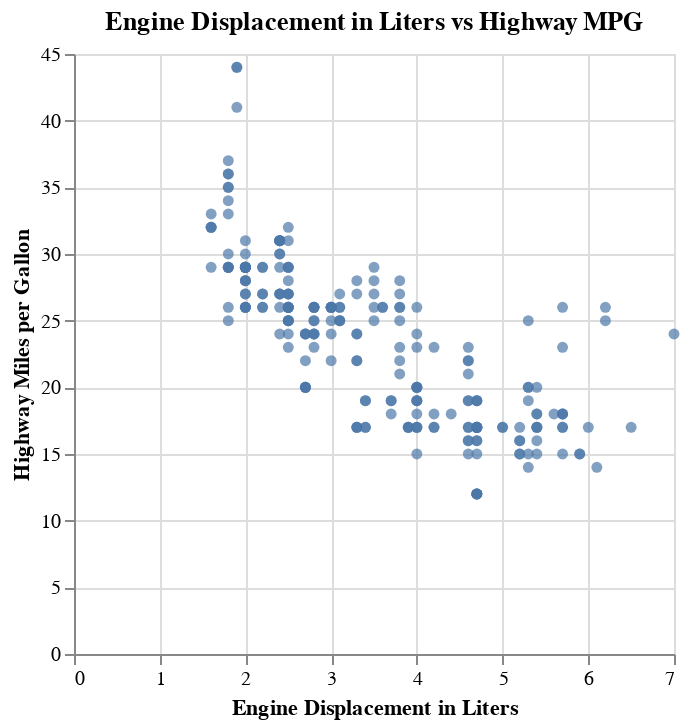

Source (notebook cell):
### Markdown cell above
# Scatter Plot

### Code cell
#Scatter plot with Altair
alt.Chart(mpg).mark_circle().encode(
    alt.X(
        'displ',
        title='Engine Displacement in Liters',
    ),
    alt.Y(
        'hwy',
        title='Highway Miles per Gallon',
    ),
).properties(
    title='Engine Displacement in Liters vs Highway MPG'
)

### Figure 1 — Vega-Lite specification as saved in the notebook (floating-point values rounded to 4 significant figures; data arrays with more than 128 entries replaced by an {"elided": "..."} marker saying what was removed)
{"config": {"view": {"continuousWidth": 300, "continuousHeight": 300}}, "data": {"name": "data-784d2a789a5f3a352263a16b6c4cd367"}, "mark": {"type": "circle"}, "encoding": {"x": {"field": "displ", "title": "Engine Displacement in Liters", "type": "quantitative"}, "y": {"field": "hwy", "title": "Highway Miles per Gallon", "type": "quantitative"}}, "title": "Engine Displacement in Liters vs Highway MPG", "$schema": "https://vega.github.io/schema/vega-lite/v5.16.3.json", "datasets": {"data-784d2a789a5f3a352263a16b6c4cd367": {"elided": "234 records"}}}
